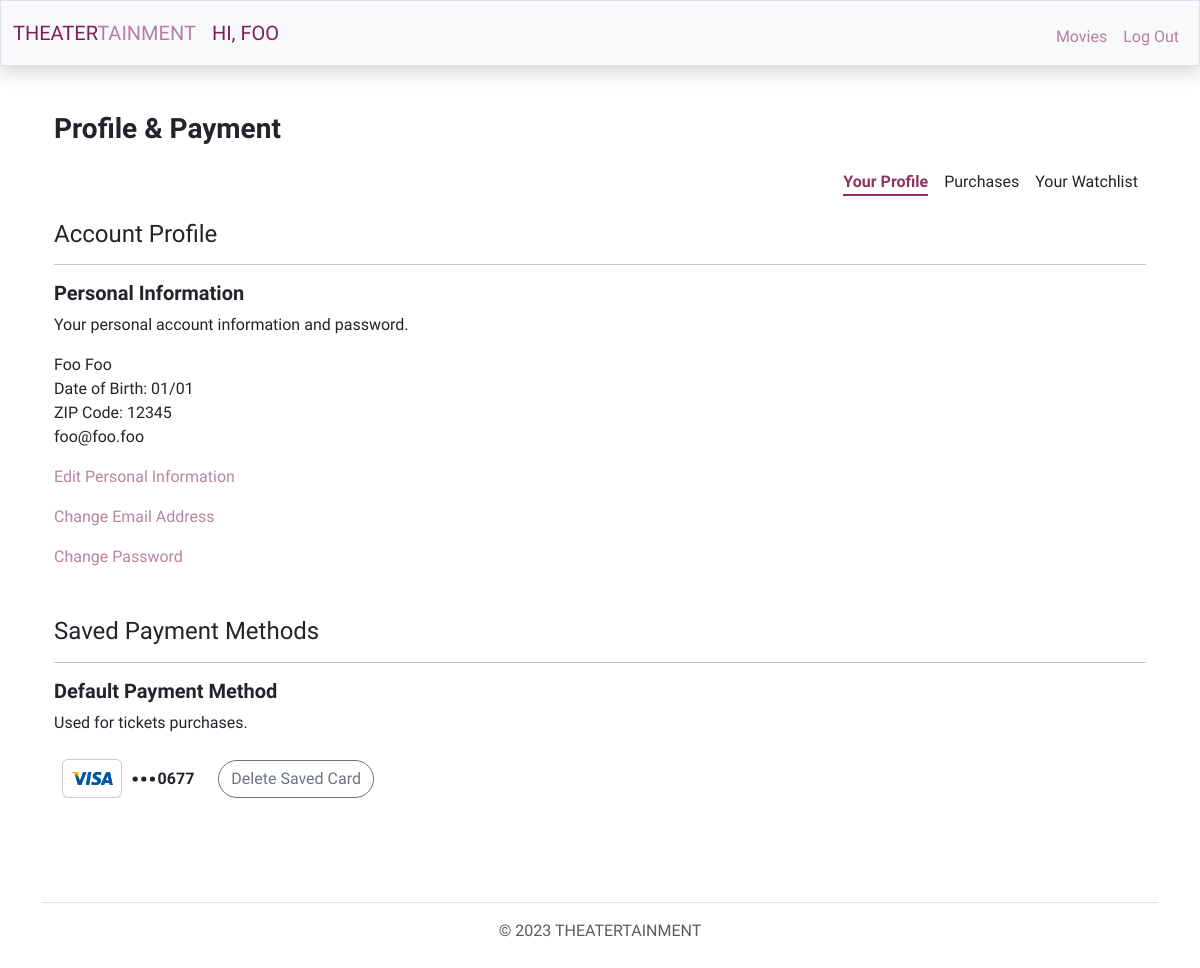
The page /member/profile (signed in) on the database as committed earlier.
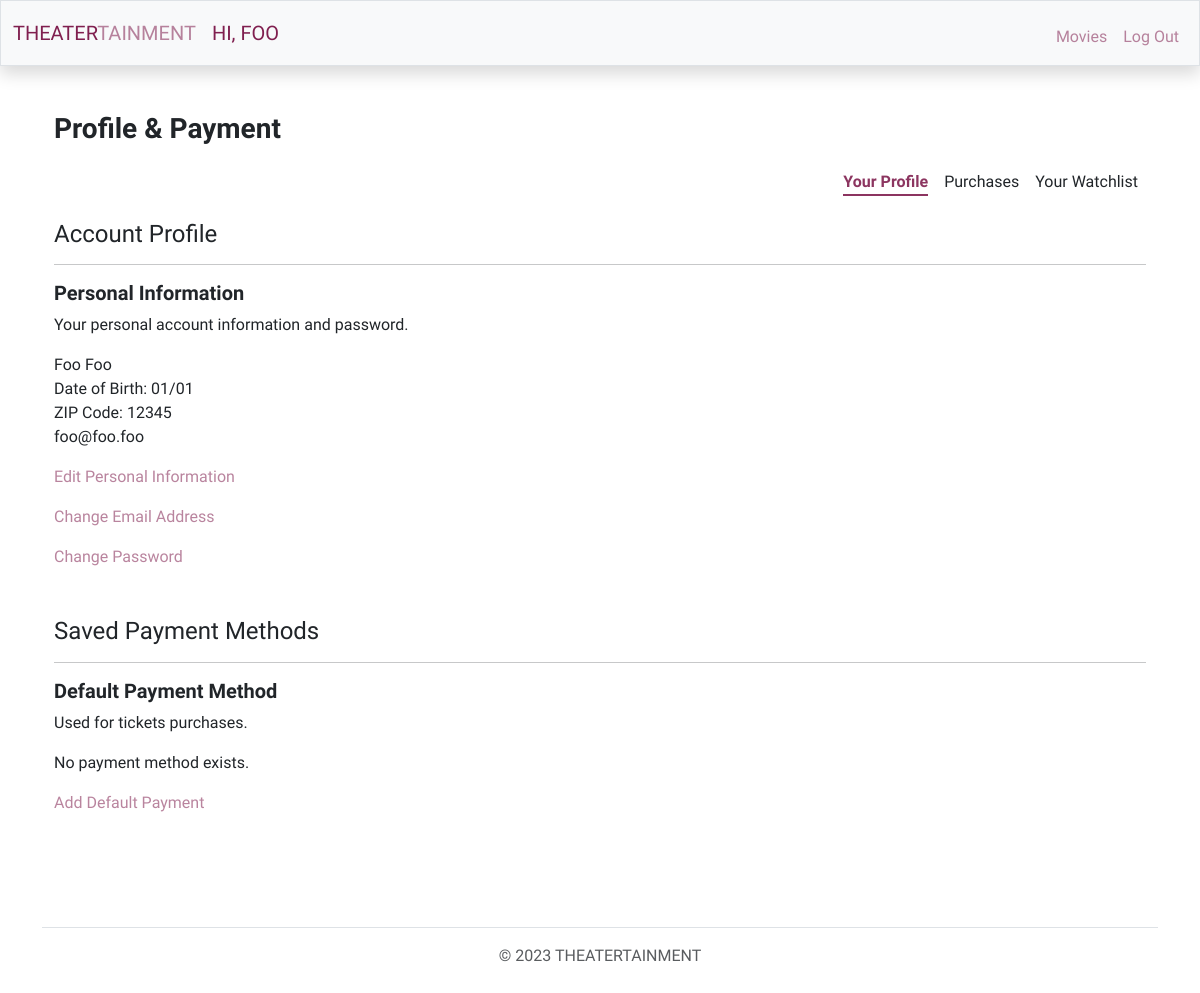
The same page on the database as committed later.
### theatert/models.py (models this page shows, shortened)
class User(db.Model, UserMixin):
    id = db.Column(db.Integer, primary_key=True)
    username = db.Column(db.String(20), unique = True, nullable=False)
    password = db.Column(db.String(60), nullable=False)
    role = db.Column(db.String(20), nullable=False)
    __mapper_args__ = {
        'polymorphic_identity': 'ANY',
        'polymorphic_on': role
    }

class Member(User):
    id = db.Column(db.Integer, db.ForeignKey('user.id'), primary_key=True)
    email = db.Column(db.String, unique = True, nullable=False)
    fname = db.Column(db.String, nullable=False)
    lname = db.Column(db.String, nullable=False)
    phone = db.Column(db.Integer, nullable=False)
    zip_code = db.Column(db.Integer, nullable=False)
    dob = db.Column(db.Date)
    cards = db.relationship('Cards', backref='member', lazy=True) # Can have many cards
    watchlist = db.relationship('Watchlist', backref='member', lazy=True) # Can have many movies
    purchase_id = db.relationship('Purchase', backref='member', lazy=True) # Can be a part of many purchases
    __mapper_args__ = {
        'polymorphic_identity': 'MEMBER',
    }

class Card(db.Model):
    id = db.Column(db.Integer, primary_key=True)
    member = db.Column(db.Boolean, default=True, nullable=False)
    card_num = db.Column(db.Integer, nullable=False)
    sec_code = db.Column(db.Integer, nullable=False)
    exp_date = db.Column(db.Date, nullable=False)
    card_type = db.Column(db.String(10), nullable=False)
    billing_zip = db.Column(db.Integer, nullable=False)
    cards_id = db.relationship('Cards', backref='card', lazy=True) # Can be a part of many card groups
    purchase_id = db.relationship('Purchase', backref='card', lazy=True) # Can be a part of many card groups

### theatert/users/members/routes.py (the view, shortened to what this page needs)
@members.route('/profile', methods=['GET', 'POST'])
@login_required(role='MEMBER')
def profile():
    info_form = AccountInfoForm()
    email_form = EmailForm()
    password_form = PasswordForm()
    payment_form = DefaultPaymentForm()
    delete_default = DeleteDefaultPayemnt()
    form2_data = session.get('form2_data')
    if form2_data:
        session.pop('form2_data')
    if 'fname' in request.form:
        hidden1, hidden2, hidden3, hidden4, hidden5 = 'hidden', '', 'hidden', 'hidden', 'hidden'
        email_form.email.data = current_user.email
        if info_form.validate_on_submit():
            current_user.fname = info_form.fname.data
            current_user.lname = info_form.lname.data
            current_user.phone = info_form.phone.data
            current_user.zip_code = info_form.zip_code.data
            if info_form.dob.data:
                current_user.dob = datetime.strptime(info_form.dob.data, '%m/%d').date()
            db.session.commit()
            hidden1, hidden2, hidden3, hidden4, hidden5 = '', 'hidden', 'hidden', 'hidden', 'hidden'
            flash('Your information has been updated!', 'light')
            return redirect(url_for('members.profile'))
    else:
        hidden1, hidden2, hidden3, hidden4, hidden5 = '', 'hidden', 'hidden', 'hidden', 'hidden'
        info_form.fname.data = current_user.fname
        info_form.lname.data = current_user.lname
        info_form.dob.data = current_user.dob.strftime('%m/%d')
        info_form.zip_code.data = current_user.zip_code
        info_form.phone.data = current_user.phone
        email_form.email.data = current_user.email
    saved_data = Cards.query.filter_by(member_id=current_user.id, active=True).first()
    saved_card = Card.query.filter_by(id=saved_data.card_id).first() if saved_data else None
    return render_template('member/profile.html', info_form=info_form, email_form=email_form, \
                           password_form=password_form, payment_form=payment_form, delete_default=delete_default, \
                           hidden1=hidden1, hidden2=hidden2, hidden3=hidden3, hidden4=hidden4, hidden5=hidden5, saved_card=saved_card)

### theatert/users/members/forms.py (shortened to what this page needs)
class AccountInfoForm(FlaskForm):
    fname = StringField('First Name', validators=[DataRequired(), Length(min=2, max=50)])
    lname = StringField('Last Name', validators=[DataRequired(), Length(min=2, max=50)])
    dob = StringField('Date of Birth (MM/DD)', validators=[Length(min=0, max=5)])
    phone = StringField('Phone', validators=[DataRequired(),
                                             Length(min=7, max=15, message='The value for the Phone Number field is invalid.')])
    zip_code = StringField('ZIP Code', validators=[DataRequired(),
                                                    Length(min=5, max=5, message='The value for the Billing Zip Code field is invalid.')])
    submit = SubmitField('Save')

class EmailForm(FlaskForm):
    email = EmailField('Email Address', validators=[DataRequired(), Email()])
    confirm_email = EmailField('Confirm Email Address', validators=[DataRequired(), Email(), EqualTo('email', message='Emails must match.')])
    password = PasswordField('Password', validators=[DataRequired(), Length(min=8)])
    submit = SubmitField('Save')

### theatert/models.py (called while the page is built)
@login_manager.user_loader
def load_user(user_id):
    return User.query.get(int(user_id))

### theatert/users/utils.py (called while the page is built)
def login_required(role="ANY"):
    def wrapper(f):
        @wraps(f)
        def decorated_function(*args, **kwargs):
            if not current_user.is_authenticated:
                if role == "MEMBER":
                    session['form_data_login'] = request.form
                return login_manager.unauthorized()
            return f(*args, **kwargs)
        return decorated_function
    return wrapper

### theatert/templates/member/profile.html (shortened to what this page needs)
{% extends "member/layout.html" %}
{% block main %}
<div class="container">
    <h3 class="d-flex justify-content-start fw-bold">Profile & Payment</h3>
    <div class="d-flex justify-content-end flex-wrap mb-4">
        <div class="pt-3 mx-2 type-selected fw-bold type-item">Your Profile</div>
        <div class="pt-3 mx-2 type-item"><a href="{{ url_for('members.purchases' )}}">Purchases</a></div>
        <div class="pt-3 mx-2 type-item"><a href="{{ url_for('members.watchlist' )}}">Your Watchlist</a></div>
    </div>
    <div class="left-align mb-5">
        <h4>Account Profile</h4><hr>
        <h5 class="fw-bold">Personal Information</h5>
        <p>Your personal account information and password.</p>
        <div id="account-info" {{ hidden1 }}>
            <p>{{ current_user.fname.capitalize() }} {{ current_user.lname.capitalize() }}<br>
            {% if current_user.dob %}
                Date of Birth: {{ current_user.dob.strftime("%m/%d") }}<br>
            {% endif %}
            ZIP Code: {{ current_user.zip_code }}<br>
            {{ current_user.email }}<br></p>
            <p><a id="info-form-trigger" class="info">Edit Personal Information</a></p>
            <p><a id="email-form-trigger" class="info">Change Email Address</a></p>
            <p><a id="password-form-trigger" class="info">Change Password</a></p>
        </div>
    </div>
    <div class="left-align">
        <h4>Saved Payment Methods</h4><hr>
        <h5 class="fw-bold">Default Payment Method</h5>
        <p>Used for tickets purchases.</p>
        <div id="default-payment">
            {% if not saved_card %}
                <p>No payment method exists.</p>
                <p><a id="payment-form-trigger" class="info">Add Default Payment</a></p>
            {% else %}
            <div class="d-flex align-items-center">
                <div id="cc_holder_2" class="d-flex align-items-center">
                    {% if saved_card.card_type == 'Visa' %}
                    <div class="visa rounded m-2">
                        <img class="img-responsive" src="../../static/images/cc_visa.webp" alt="Visa">
                    </div>
                    {% elif saved_card.card_type == 'Mastercard' %}
                    <div class="mastercard rounded m-2">
                        <img class="img-responsive" src="../../static/images/cc_mastercard.webp" alt="Mastercard">
                    </div>
                    {% elif saved_card.card_type == 'American Express' %}
                    <div class="amex rounded m-2">
                        <img class="img-responsive" src="../../static/images/cc_amex.webp" alt="American Express">
                    </div>
                    {% elif saved_card.card_type == 'Discover' %}
                    <div class="discover rounded m-2">
                        <img class="img-responsive" src="../../static/images/cc_discover.webp" alt="Discover">
                    </div>
                    {% endif %}
                    <svg xmlns="http://www.w3.org/2000/svg" width="30" height="30" fill="currentColor" class="bi bi-three-dots" viewBox="0 0 16 16">
                        <path d="M3 9.5a1.5 1.5 0 1 1 0-3 1.5 1.5 0 0 1 0 3m5 0a1.5 1.5 0 1 1 0-3 1.5 1.5 0 0 1 0 3m5 0a1.5 1.5 0 1 1 0-3 1.5 1.5 0 0 1 0 3"/>
                    </svg>
                    <span class="fw-bold">
                        {{ (saved_card.card_num | string)[-4:]  }}
                    </span>
                    <form action="" method="post">
                        <div class="ms-2">
                            {{ delete_default.submit(class="btn btn-outline-secondary btn-rounded ms-3", id="delete-submit") }}
                        </div>
                    </form>
                </div>
            </div>
            {% endif %}
        </div>
    </div>
</div>
{% endblock %}

### theatert/templates/member/layout.html (shortened to what this page needs)
<!DOCTYPE html>
<html lang="en" class="h-100">
    <head>
        <link href="/../../static/css/styles.css" rel="stylesheet">
        <link rel="stylesheet" type="text/css" href="//cdn.jsdelivr.net/npm/slick-carousel@1.8.1/slick/slick.css"/>
        <link rel="stylesheet" type="text/css" href="//cdn.jsdelivr.net/npm/slick-carousel@1.8.1/slick/slick-theme.css" />
        <link href="../../static/css/main.css" rel="stylesheet">
    </head>
    <body class="d-flex flex-column h-100 my-font pt-5">
        <nav class="bg-light border fixed-top navbar navbar-expand-sm navbar-light shadow">
            <div class="container-fluid">
                <div class="d-flex justify-content-between flex-wrap">
                    <a class="navbar-brand" href="{{ url_for('users.home' )}}"><span class="color-dark">THEATER</span><span class="color-light">TAINMENT</span></a>
                    {% if current_user.is_authenticated %}
                        <a  id="nav-link-brand" class="navbar-brand" href="{{ url_for('members.profile') }}">HI, {{ current_user.fname.upper() }}</a>
                    {% endif %}
                </div>
                <div class="collapse navbar-collapse" id="navbar">
                    {% if current_user.is_authenticated %}
                        <ul class="navbar-nav ms-auto mt-2">
                            <li class="nav-item"><a class="nav-link" href="{{ url_for('users.movies') }}">Movies</a></li>
                            <li class="nav-item"><a class="nav-link" href="{{ url_for('users.logout') }}">Log Out</a></li>
                        </ul>
                    {% endif %}
                </div>
            </div>
        </nav>
        <main class="container-fluid  my-3 py-5 text-center">
            <div class="container">
                {% block main %}{% endblock %}
            </div>
        </main>
        <footer class="footer mt-auto py-3 my-1">
            <div class="container">
                <ul class="nav justify-content-center border-bottom pb-3 mb-3">
                </ul>
                <p class="text-center text-muted">&copy; 2023 THEATERTAINMENT</p>
            </div>
        </footer>
    </body>
</html>

### theatert/static/css/main.css (style rules this page uses)
a { text-decoration: none; color: inherit; }
.info { cursor: pointer; }
.left-align { text-align: left; }
.my-font { font-family: 'Work Sans', sans-serif!important; }

Rows that differ between the two databases and show on the page:
no longer on this page (row edited): Card: card_num "0677"
Other text that changed with them:
form field submit: "Delete Saved Card" → (not shown)
text now shown: "No payment method exists. Add Default Payment"
